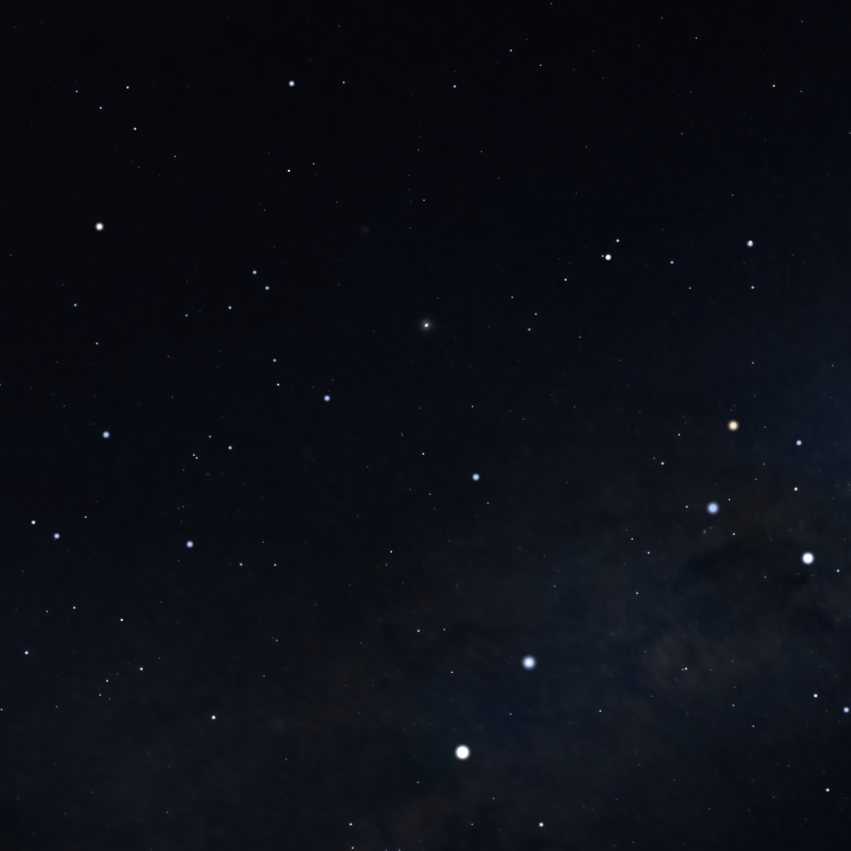
#> input picture TCC/images/centaurus_crux.png, 851 x 851 px
$ python test.py
#> lines starting #> are read from the running program, lines starting #| are printed output that depends on the picture
### TCC/star_map.py
import numpy as np
import matplotlib.pylab as plt


# [31 lines left out: function generate_navigation_map, not called in this run]


def generate_prediction_map(ra, dec):
    # Plot
    plt.figure(figsize=(12, 6))
    plt.scatter(ra, dec, color='yellow')

    # Axis settings
    plt.xlim(0, 360)
    plt.ylim(-90, 90)
    plt.xticks(range(0, 361, 30))
    plt.yticks(range(-90, 91, 30))

    plt.xlabel('Sidereal Hour Angle (°)')
    plt.ylabel('Declination (°)')
    plt.title('Navigational Star Chart')
    plt.grid(True, linestyle='--', alpha=0.5)
    plt.gca().set_facecolor('midnightblue')

    plt.tight_layout()
    plt.show()

### TCC/test.py
import cv2
import pandas as pd

import star_detect as sd
import star_map as sm


def test_detection():
    # image_path = "./images/centaurus_crux.png"
    # image_path = "./images/hubble.jpg"
    image_path = "./images/orion.jpg"
    image = cv2.imread(image_path, cv2.IMREAD_GRAYSCALE)

    blobs = sd.detect_stars(image)
    sd.show_detected_stars(image, blobs, block=True)


def test_map_gen():
    star_db = './stars/nav_stars.csv'
    stars_df = pd.read_csv(star_db)

    sm.generate_navigation_map(stars_df)


def test_photo():
    image_path = "./images/centaurus_crux.png"
    fov = 42.0

    center_ra = 203.241
    center_dec = -51.980


    image = cv2.imread(image_path, cv2.IMREAD_GRAYSCALE)
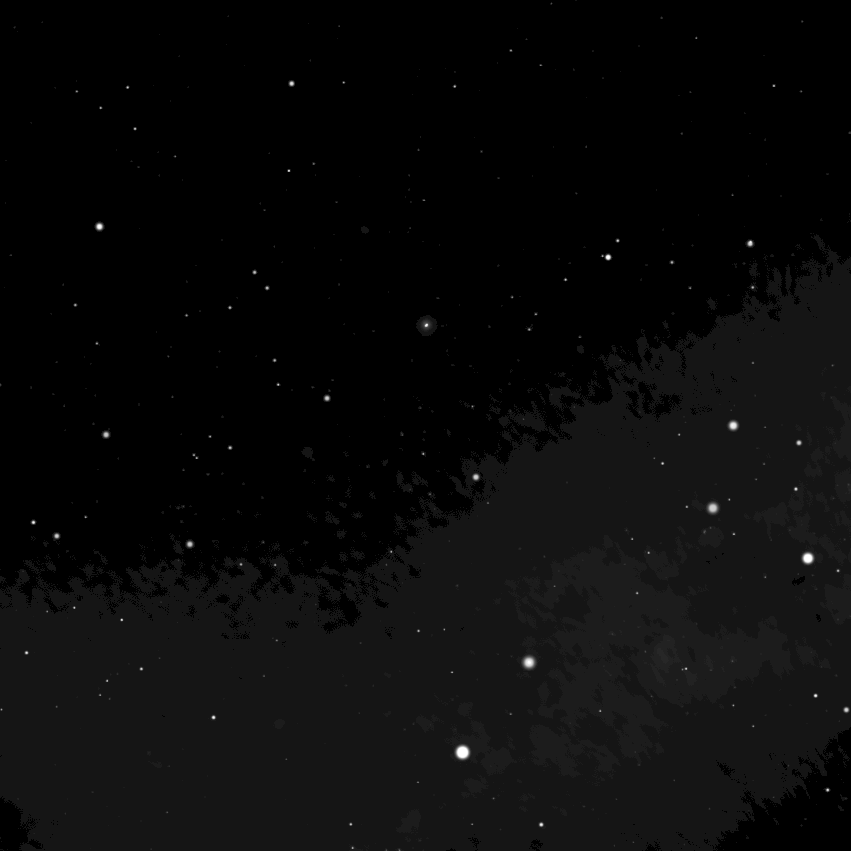
#> image: shape (851, 851); min 0, max 255, mean 9.8


    sm.generate_prediction_map(center_ra, center_dec, )

"""
========== TEST AREA ==========
"""

# test_detection()
# test_map_gen()
test_photo()
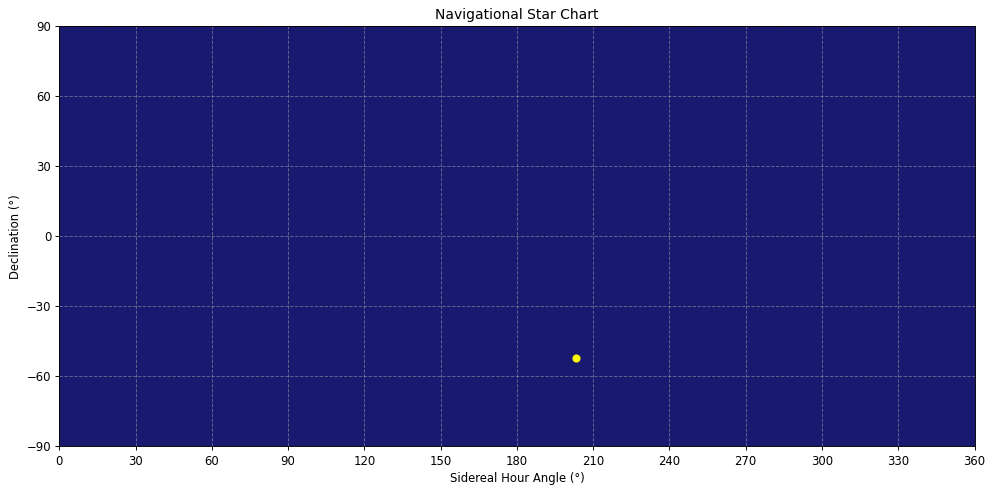
#> figure drawn by matplotlib, 1 panel
